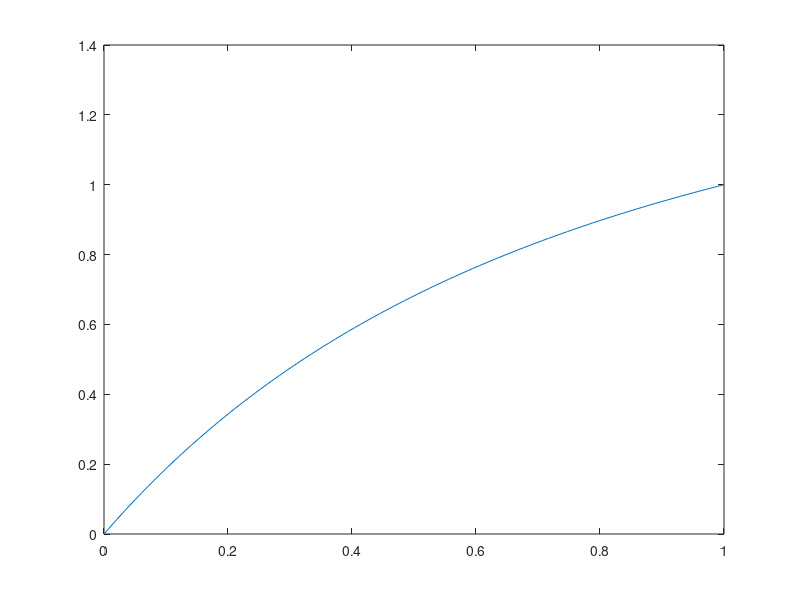

Write the MATLAB code that produced this figure. (Note: this script raises an error after producing the figure.)
clc
clear all
%% Relative volatility cal

% Antoine Constants [B T X]
A = [6.905 6.954 6.99];
B = [1211.03 1344.8 1453.43];
C = [220.79 219.48 215.31];

P=1.1*750.061;

% Benzene and Xylene 
x_grid = linspace(0,1,100);
for i = 1:length(x_grid)
    fun1 = @(T) (P-x_grid(i)*10^(A(1)-B(1)/(C(1)+T))-(1-x_grid(i))*10^(A(3)-B(3)/(C(3)+T)));
    T_bx(i)=fzero(fun1,30);
    y_bx(i)=x_grid(i)*10^(A(1)-B(1)/(C(1)+T_bx(i)))/P;
end

%non-linear least square curve fit 
fun1= @(alpha,x) (alpha.*x./(alpha.*x+(1-x))); 
alpha(1) = lsqcurvefit(fun1,1,x_grid,y_bx);


% Toluene and Xylene
for i=1:length(x_grid)
    fun1 = @(T)(P-x_grid(i)*10^(A(2)-B(2)/(C(2)+T))-(1-x_grid(i))*10^(A(3)-B(3)/(C(3)+T)));
    T_tx(i)=fzero(fun1,30);
    y_bx(i)=x_grid(i)*10^(A(2)-B(2)/(C(2)+T_tx(i)))/P;
end

fun1=@(alpha,x)(alpha.*x./(alpha.*x+(1-x)));%non-linear least square curve fit
alpha(2)=lsqcurvefit(fun1,1,x_grid,y_bx);
alpha(3)=1;
global a
a=alpha;

plot(x_grid,y_bx)

%% Feasibility limit

F=100;
zf=[1,1,1]/3; % feed composition
LHV_BENZ = 33900; %kJ/kmol
LHV_TOL = 35000; %kJ/kmol
rho_L = 786.3; %kg/m³
rho_V = 2.577; %kg/m³
a=alpha;  
xD1_array=1:-0.01:zf(1);
y2_sol=zeros(length(xD1_array),1);
tol=1e-1;
for i=2:length(xD1_array)
    f=@(y2) stripping_locus(a,zf,xD1_array(i),y2);
    y2_guess=1-abs(xD1_array);
    for j=1:length(y2_guess)
        sol_return(j)=fsolve(f,y2_guess(j));
        k=abs(sol_return(j)-y2_sol(i-1));
        if(k<tol)
            y2_sol(i)=sol_return(j);
        break
        end
    end
end
y2_sol=transpose(y2_sol);

%need to find maximum impurity corresponding to given xD 
xD1 = 0.99;
[~, idx] = min(abs(xD1_array - xD1));
feasibility_limit = y2_sol(idx);

% Rmin of heavy key
xD2_array=linspace(1e-8,feasibility_limit,51);
xD3_array=1-xD2_array-xD1;
xB1=0.01;
m=(zf(1)-xB1)/(xD1-zf(1));%LEVER RULE 

% GETTING DISTILLATE AND BOTTOM FLOWS 
  B=F/(m+1);
  D=m*B;
R_min = zeros(1, length(xD2_array));  
for j = 1:length(xD2_array)
    xD = [xD1, xD2_array(j), xD3_array(j)];
    xB = [xB1, zf(2) - m * (xD(2) - zf(2)), zf(3) - m * (xD(3) - zf(3))];

    b = linspace(0.95, 0.01, length(xD2_array));
    area = zeros(length(b), 1);

    xpr_guess = [0, 1];
    xps_guess = [1, 0];

    for p = 1:length(b)
        r = b(p) / (1 - b(p));
        s = (r + 1) * m;
        
        xD_trim = xD(1:2);
        xB_trim = xB(1:2);
        a_trim = a(1:2);

        f = @(x) rectifying_sadle(xD_trim, r, a_trim, x);
        f2 = @(x) stripping_node(xB_trim, s, a_trim, x);

        xp_r = fsolve(f, xpr_guess);
        xp_s = fsolve(f2, xps_guess);

        xpr_guess = xp_r;
        xps_guess = xp_s;

        e1 = (zf(1:2) - xp_r)';
        e2 = (xp_s - xp_r)';
        area(p) = det([e1 e2]);
    end

    idx = find(area < 0, 1);
  
    disp(['Iteration j = ', num2str(j)]);
    disp(['Index found: ', num2str(idx)]);
    
    if ~isempty(idx)
        b_req = b(idx);
        R_min(j) = b_req / (1 - b_req);
    end
end

disp('Final R_min values:');
disp(R_min);
R_operation=1.25.*R_min;
for j=1:length(R_operation)
    R=R_operation(j);
    N = 50;
 xD = [xD1, xD2_array(j), xD3_array(j)];
 xB = [xB1, zf(2) - m * (xD(2) - zf(2)), zf(3) - m * (xD(3) - zf(3))];
m = @(xa_b) (zf(1) - xa_b) / (xa_d - zf(1));
xa_b =xB(1);

B = F / (m(xa_b) + 1);
D = m(xa_b) * B;

V = (R + 1) * D;
L_rectifying = R * D;
S = V / B;
L_stripping = (S + 1) * B;

yr = zeros(N+1, 3);
xr = zeros(N, 3);
xs = zeros(N+1, 3);
ys = zeros(N, 3);
yr(1, :) = xD;

for i = 1:N
    xr(i, :) = yr(i, :) ./ a / sum(yr(i, :) ./ a);
    yr(i+1, :) = (R / (R+1)) * xr(i, :) + xD / (R+1);
end

xs(1, :) = xB;
for i = 1:N
    ys(i, :) = xs(i, :) .* a / sum(xs(i, :) .* a);
    xs(i+1, :) = (S / (S+1)) * ys(i, :) + xB / (S+1);
end 

tol = 1e-4;

idx = 0; 

for j = 1:N
    diff = (xr(j,1) - zf(1));
    if diff < 0
       idx = j;
       break
    end
    idx=j+1;
end
idx_s = 0; 

for j =1:N
    diff = -(xs(j,1) - zf(1));
    if diff < 0
       idx_s = j;
       break
    end
    idx_s=j+1;
end

    N_rectifying(j) = idx;
    N_stripping(j) = idx_s;
    N_total(j)=N_stripping(j)+N_rectifying(j);
end
[~,idx_opt]=min(N_total);
xD2_opt=xD2_array(idx_opt); % optimum heavy key impurity to operate at 
R_opt=R_min(idx_opt);

% PART B 
R_array=R_opt:0.1:10*R_opt;
for j=1:length(R_array)
       R=R_array(j);
    N = 50;
 xD = [xD1, xD2_array(j), xD3_array(j)];
 xB = [xB1, zf(2) - m * (xD(2) - zf(2)), zf(3) - m * (xD(3) - zf(3))];
m = @(xa_b) (zf(1) - xa_b) / (xa_d - zf(1));
xa_b =xB(1);

B = F / (m(xa_b) + 1);
D = m(xa_b) * B;

V = (R + 1) * D;
L_rectifying = R * D;
S = V / B;
L_stripping = (S + 1) * B;

yr = zeros(N+1, 3);
xr = zeros(N, 3);
xs = zeros(N+1, 3);
ys = zeros(N, 3);
yr(1, :) = xD;

for i = 1:N
    xr(i, :) = yr(i, :) ./ a / sum(yr(i, :) ./ a);
    yr(i+1, :) = (R / (R+1)) * xr(i, :) + xD / (R+1);
end

xs(1, :) = xB;
for i = 1:N
    ys(i, :) = xs(i, :) .* a / sum(xs(i, :) .* a);
    xs(i+1, :) = (S / (S+1)) * ys(i, :) + xB / (S+1);
end 

tol = 1e-4;

idx = 0; 

for j = 1:N
    diff = (xr(j,1) - zf(1));
    if diff < 0
       idx = j;
       break
    end
    idx=j+1;
end
idx_s = 0; 

for j =1:N
    diff = -(xs(j,1) - zf(1));
    if diff < 0
       idx_s = j;
       break
    end
    idx_s=j+1;
end

    N_rect(j) = idx;
    N_strip(j) = idx_s;
    N_tot(j)=N_strip(j)+N_rect(j);
    % COST CALCULATIONS 
    Q_reb =((V-D)*LHV_TOL)/3600;
    Q_cond =(V*LHV_BENZ)/3600;
    FLV=(L_rectifying/V)*(rho_V/rho_L)^0.5;
end
